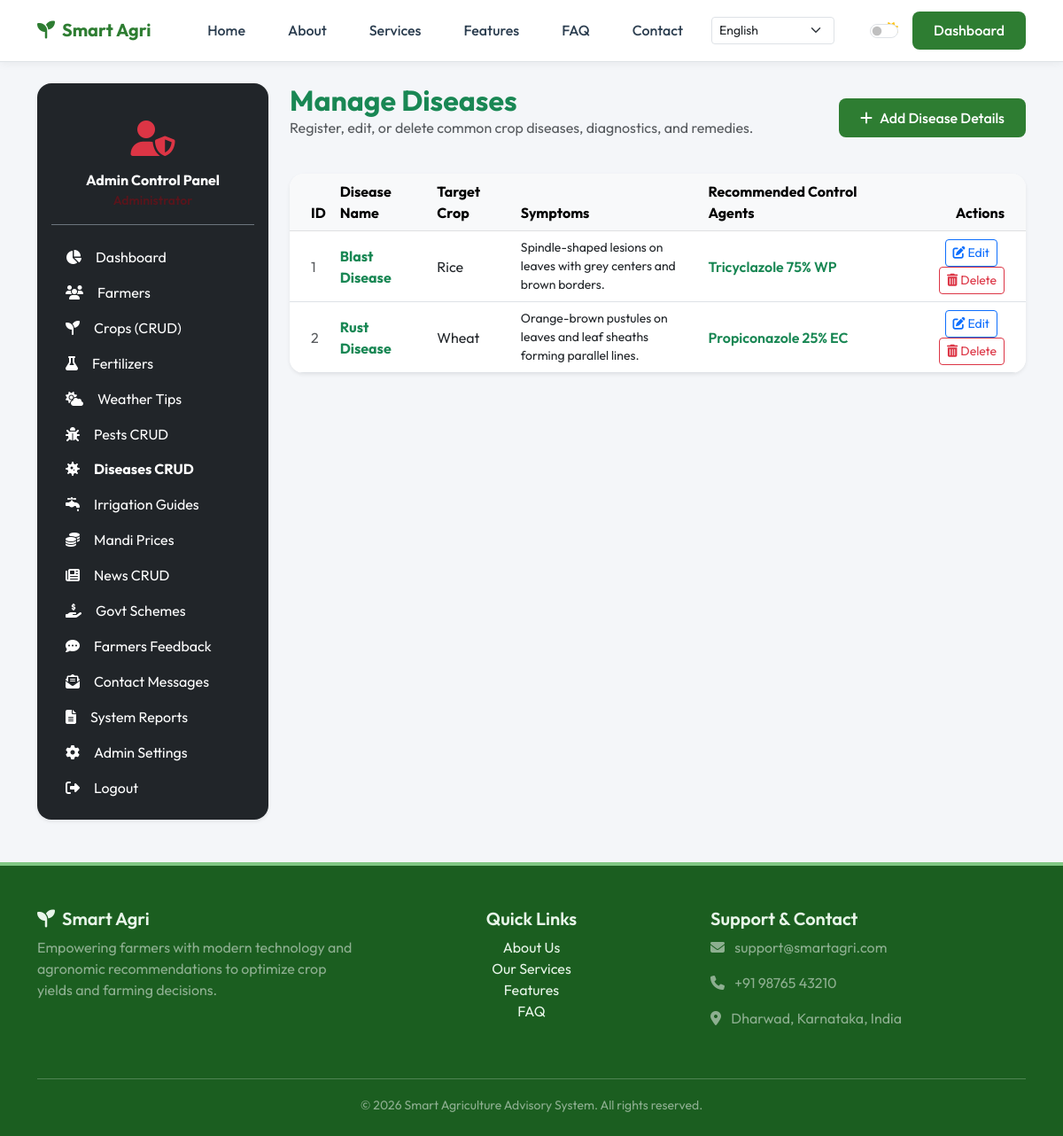
Page /admin/diseases (signed in) on the committed database.
### app/models.py (models this page shows)
class Disease(db.Model):
    __tablename__ = 'diseases'
    id = db.Column(db.Integer, primary_key=True)
    name = db.Column(db.String(100), nullable=False)
    crop_name = db.Column(db.String(100), nullable=False)
    symptoms = db.Column(db.Text, nullable=True)
    causes = db.Column(db.Text, nullable=True)
    prevention = db.Column(db.Text, nullable=True)
    treatment = db.Column(db.Text, nullable=True)
    recommended_pesticides = db.Column(db.String(255), nullable=True)
    image_path = db.Column(db.String(250), default='default_disease.jpg')

### app/routes/admin.py (the view, shortened to what this page needs)
@admin_bp.route('/diseases', methods=['GET', 'POST'])
@admin_required
def manage_diseases():
    diseases = Disease.query.all()
    crops = Crop.query.all()
    return render_template('admin/diseases.html', diseases=diseases, crops=crops)

### app/__init__.py (called while the page is built)
@login_manager.user_loader
def load_user(user_id):
    role = session.get('user_role')
    if role == 'admin':
        return Admin.query.get(int(user_id))
    return User.query.get(int(user_id))

### app/routes/admin.py (called while the page is built)
def admin_required(f):
    @wraps(f)
    def decorated_function(*args, **kwargs):
        if not current_user.is_authenticated or session.get('user_role') != 'admin':
            flash('Access restricted to Administrators. Please log in.', 'danger')
            return redirect(url_for('public.admin_login'))
        return f(*args, **kwargs)
    return decorated_function

### app/templates/admin/diseases.html (shortened to what this page needs)
{% extends 'admin_base.html' %}
{% block admin_content %}
<div class="row">
    <div class="col-12 d-flex justify-content-between align-items-center mb-4">
        <div>
            <h2 class="fw-bold mb-0 text-success">Manage Diseases</h2>
            <p class="text-muted">Register, edit, or delete common crop diseases, diagnostics, and remedies.</p>
        </div>
        <button class="btn btn-primary-custom" data-bs-toggle="collapse" data-bs-target="#addDiseaseCollapse">
            <i class="fas fa-plus me-2"></i>Add Disease Details
        </button>
    </div>
    <div class="col-12">
        <div class="card card-custom border-0 shadow-sm">
            <div class="table-responsive">
                <table class="table table-hover align-middle mb-0">
                    <thead class="table-light">
                        <tr>
                            <th class="ps-4">ID</th>
                            <th>Disease Name</th>
                            <th>Target Crop</th>
                            <th>Symptoms</th>
                            <th>Recommended Control Agents</th>
                            <th class="pe-4 text-end">Actions</th>
                        </tr>
                    </thead>
                    <tbody>
                        {% if diseases %}
                            {% for d in diseases %}
                            <tr>
                                <td class="ps-4 text-muted">{{ d.id }}</td>
                                <td class="fw-bold text-success">{{ d.name }}</td>
                                <td>{{ d.crop_name }}</td>
                                <td class="small text-truncate-3" style="max-width: 250px;">{{ d.symptoms }}</td>
                                <td class="fw-semibold text-success">{{ d.recommended_pesticides or '-' }}</td>
                                <td class="pe-4 text-end">
                                    <button class="btn btn-sm btn-outline-primary me-2" data-bs-toggle="modal" data-bs-target="#editDiseaseModal{{ d.id }}">
                                        <i class="fas fa-edit"></i> Edit
                                    </button>
                                    <a href="{{ url_for('admin.delete_disease', id=d.id) }}" class="btn btn-sm btn-outline-danger btn-delete-confirm" data-confirm-message="Are you sure you want to remove this disease entry?">
                                        <i class="fas fa-trash-alt"></i> Delete
                                    </a>
                                </td>
                            </tr>
                            {% endfor %}
                        {% else %}
                            <tr>
                                <td colspan="6" class="text-center py-4 text-muted">No disease details configured.</td>
                            </tr>
                        {% endif %}
                    </tbody>
                </table>
            </div>
        </div>
    </div>
</div>
{% endblock %}

### app/static/css/style.css (style rules this page uses)
:root { --primary-color: #2e7d32; --primary-dark: #1b5e20; --primary-light: #81c784; --accent-color: #4caf50; --accent-light: #e8f5e9; --body-bg: #f4f6f9; --card-bg: #ffffff; --text-color: #2c3e50; --text-muted: #6c757d; --border-color: #dee2e6; --sidebar-bg: #1e4620; --sidebar-text: #ffffff; --sidebar-hover: #2e7d32; --sidebar-active: #388e3c; --header-bg: #ffffff; --footer-bg: #1b5e20; --footer-text: #e8f5e9; }
body { background-color: var(--body-bg); color: var(--text-color); font-family: 'Outfit', sans-serif; transition: background-color 0.3s ease, color 0.3s ease; display: flex; flex-direction: column; min-height: 100vh; }
h1, h2, h3, h4, h5, h6 { font-family: 'Outfit', sans-serif; font-weight: 600; }
.btn-primary-custom { background-color: var(--primary-color); color: white !important; border: none; font-weight: 500; border-radius: 8px; padding: 0.6rem 1.5rem; transition: all 0.3s ease; }
.card-custom { background-color: var(--card-bg); border: 1px solid var(--border-color); border-radius: 16px; box-shadow: 0 4px 20px rgba(0,0,0,0.02); transition: transform 0.3s ease, box-shadow 0.3s ease, border-color 0.3s ease; overflow: hidden; }

### rows in the picture
Disease: id "1", name "Blast Disease", crop_name "Rice", symptoms "Spindle-shaped lesions on leaves with grey centers and brown borders.", recommended_pesticides "Tricyclazole 75% WP"
Disease: id "2", name "Rust Disease", crop_name "Wheat", symptoms "Orange-brown pustules on leaves and leaf sheaths forming parallel lines.", recommended_pesticides "Propiconazole 25% EC"
